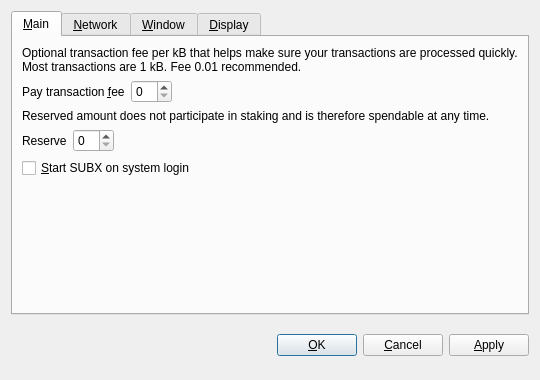
<?xml version="1.0" encoding="UTF-8"?>
<ui version="4.0">
 <class>OptionsDialog</class>
 <widget class="QDialog" name="OptionsDialog">
  <property name="geometry">
   <rect>
    <x>0</x>
    <y>0</y>
    <width>540</width>
    <height>380</height>
   </rect>
  </property>
  <property name="windowTitle">
   <string>Options</string>
  </property>
  <property name="modal">
   <bool>true</bool>
  </property>
  <layout class="QVBoxLayout" name="verticalLayout">
   <item>
    <widget class="QTabWidget" name="tabWidget">
     <property name="tabPosition">
      <enum>QTabWidget::North</enum>
     </property>
     <property name="currentIndex">
      <number>0</number>
     </property>
     <widget class="QWidget" name="tabMain">
      <attribute name="title">
       <string>&amp;Main</string>
      </attribute>
      <layout class="QVBoxLayout" name="verticalLayout_Main">
       <item>
        <widget class="QLabel" name="transactionFeeInfoLabel">
         <property name="text">
          <string>Optional transaction fee per kB that helps make sure your transactions are processed quickly. Most transactions are 1 kB. Fee 0.01 recommended.</string>
         </property>
         <property name="textFormat">
          <enum>Qt::PlainText</enum>
         </property>
         <property name="wordWrap">
          <bool>true</bool>
         </property>
        </widget>
       </item>
       <item>
        <layout class="QHBoxLayout" name="horizontalLayoutFee">
         <item>
          <widget class="QLabel" name="transactionFeeLabel">
           <property name="text">
            <string>Pay transaction &amp;fee</string>
           </property>
           <property name="textFormat">
            <enum>Qt::PlainText</enum>
           </property>
           <property name="buddy">
            <cstring>transactionFee</cstring>
           </property>
          </widget>
         </item>
         <item>
          <widget class="BitcoinAmountField" name="transactionFee"/>
         </item>
         <item>
          <spacer name="horizontalSpacerFee">
           <property name="orientation">
            <enum>Qt::Horizontal</enum>
           </property>
           <property name="sizeHint" stdset="0">
            <size>
             <width>40</width>
             <height>20</height>
            </size>
           </property>
          </spacer>
         </item>
        </layout>
       </item>
       <item>
        <widget class="QLabel" name="reserveBalanceInfoLabel">
         <property name="text">
          <string>Reserved amount does not participate in staking and is therefore spendable at any time.</string>
         </property>
         <property name="textFormat">
          <enum>Qt::PlainText</enum>
         </property>
         <property name="wordWrap">
          <bool>true</bool>
         </property>
        </widget>
       </item>
       <item>
        <layout class="QHBoxLayout" name="horizontalLayoutReserveBalance">
         <item>
          <widget class="QLabel" name="reserveBalanceLabel">
           <property name="text">
            <string>Reserve</string>
           </property>
           <property name="textFormat">
            <enum>Qt::PlainText</enum>
           </property>
           <property name="buddy">
            <cstring>reserveBalance</cstring>
           </property>
          </widget>
         </item>
         <item>
          <widget class="BitcoinAmountField" name="reserveBalance"/>
         </item>
         <item>
          <spacer name="horizontalSpacerReserveBalance">
           <property name="orientation">
            <enum>Qt::Horizontal</enum>
           </property>
           <property name="sizeHint" stdset="0">
            <size>
             <width>40</width>
             <height>20</height>
            </size>
           </property>
          </spacer>
         </item>
        </layout>
       </item>
       <item>
        <widget class="QCheckBox" name="bitcoinAtStartup">
         <property name="toolTip">
          <string>Automatically start SUBX after logging in to the system.</string>
         </property>
         <property name="text">
          <string>&amp;Start SUBX on system login</string>
         </property>
        </widget>
       </item>
       <item>
        <spacer name="verticalSpacer_Main">
         <property name="orientation">
          <enum>Qt::Vertical</enum>
         </property>
         <property name="sizeHint" stdset="0">
          <size>
           <width>20</width>
           <height>40</height>
          </size>
         </property>
        </spacer>
       </item>
      </layout>
     </widget>
     <widget class="QWidget" name="tabNetwork">
      <attribute name="title">
       <string>&amp;Network</string>
      </attribute>
      <layout class="QVBoxLayout" name="verticalLayout_Network">
       <item>
        <widget class="QCheckBox" name="mapPortUpnp">
         <property name="toolTip">
          <string>Automatically open the SUBX client port on the router. This only works when your router supports UPnP and it is enabled.</string>
         </property>
         <property name="text">
          <string>Map port using &amp;UPnP</string>
         </property>
        </widget>
       </item>
       <item>
        <widget class="QCheckBox" name="connectSocks">
         <property name="toolTip">
          <string>Connect to the SUBX network through a SOCKS proxy (e.g. when connecting through Tor).</string>
         </property>
         <property name="text">
          <string>&amp;Connect through SOCKS proxy:</string>
         </property>
        </widget>
       </item>
       <item>
        <layout class="QHBoxLayout" name="horizontalLayout_Network">
         <item>
          <widget class="QLabel" name="proxyIpLabel">
           <property name="text">
            <string>Proxy &amp;IP:</string>
           </property>
           <property name="textFormat">
            <enum>Qt::PlainText</enum>
           </property>
           <property name="buddy">
            <cstring>proxyIp</cstring>
           </property>
          </widget>
         </item>
         <item>
          <widget class="QValidatedLineEdit" name="proxyIp">
           <property name="maximumSize">
            <size>
             <width>140</width>
             <height>16777215</height>
            </size>
           </property>
           <property name="toolTip">
            <string>IP address of the proxy (e.g. 127.0.0.1)</string>
           </property>
          </widget>
         </item>
         <item>
          <widget class="QLabel" name="proxyPortLabel">
           <property name="text">
            <string>&amp;Port:</string>
           </property>
           <property name="textFormat">
            <enum>Qt::PlainText</enum>
           </property>
           <property name="buddy">
            <cstring>proxyPort</cstring>
           </property>
          </widget>
         </item>
         <item>
          <widget class="QLineEdit" name="proxyPort">
           <property name="maximumSize">
            <size>
             <width>55</width>
             <height>16777215</height>
            </size>
           </property>
           <property name="toolTip">
            <string>Port of the proxy (e.g. 9050)</string>
           </property>
          </widget>
         </item>
         <item>
          <widget class="QLabel" name="socksVersionLabel">
           <property name="text">
            <string>SOCKS &amp;Version:</string>
           </property>
           <property name="textFormat">
            <enum>Qt::PlainText</enum>
           </property>
           <property name="buddy">
            <cstring>socksVersion</cstring>
           </property>
          </widget>
         </item>
         <item>
          <widget class="QValueComboBox" name="socksVersion">
           <property name="toolTip">
            <string>SOCKS version of the proxy (e.g. 5)</string>
           </property>
          </widget>
         </item>
         <item>
          <spacer name="horizontalSpacer_Network">
           <property name="orientation">
            <enum>Qt::Horizontal</enum>
           </property>
           <property name="sizeHint" stdset="0">
            <size>
             <width>40</width>
             <height>20</height>
            </size>
           </property>
          </spacer>
         </item>
        </layout>
       </item>
       <item>
        <spacer name="verticalSpacer_Network">
         <property name="orientation">
          <enum>Qt::Vertical</enum>
         </property>
         <property name="sizeHint" stdset="0">
          <size>
           <width>20</width>
           <height>40</height>
          </size>
         </property>
        </spacer>
       </item>
      </layout>
     </widget>
     <widget class="QWidget" name="tabWindow">
      <attribute name="title">
       <string>&amp;Window</string>
      </attribute>
      <layout class="QVBoxLayout" name="verticalLayout_Window">
       <item>
        <widget class="QCheckBox" name="minimizeToTray">
         <property name="toolTip">
          <string>Show only a tray icon after minimizing the window.</string>
         </property>
         <property name="text">
          <string>&amp;Minimize to the tray instead of the taskbar</string>
         </property>
        </widget>
       </item>
       <item>
        <widget class="QCheckBox" name="minimizeOnClose">
         <property name="toolTip">
          <string>Minimize instead of exit the application when the window is closed. When this option is enabled, the application will be closed only after selecting Quit in the menu.</string>
         </property>
         <property name="text">
          <string>M&amp;inimize on close</string>
         </property>
        </widget>
       </item>
       <item>
        <spacer name="verticalSpacer_Window">
         <property name="orientation">
          <enum>Qt::Vertical</enum>
         </property>
         <property name="sizeHint" stdset="0">
          <size>
           <width>20</width>
           <height>40</height>
          </size>
         </property>
        </spacer>
       </item>
      </layout>
     </widget>
     <widget class="QWidget" name="tabDisplay">
      <attribute name="title">
       <string>&amp;Display</string>
      </attribute>
      <layout class="QVBoxLayout" name="verticalLayout_Display">
       <item>
        <layout class="QHBoxLayout" name="horizontalLayout_1_Display">
         <item>
          <widget class="QLabel" name="langLabel">
           <property name="text">
            <string>User Interface &amp;language:</string>
           </property>
           <property name="textFormat">
            <enum>Qt::PlainText</enum>
           </property>
           <property name="buddy">
            <cstring>lang</cstring>
           </property>
          </widget>
         </item>
         <item>
          <widget class="QValueComboBox" name="lang">
           <property name="toolTip">
            <string>The user interface language can be set here. This setting will take effect after restarting SUBX.</string>
           </property>
          </widget>
         </item>
        </layout>
       </item>
       <item>
        <layout class="QHBoxLayout" name="horizontalLayout_2_Display">
         <item>
          <widget class="QLabel" name="unitLabel">
           <property name="text">
            <string>&amp;Unit to show amounts in:</string>
           </property>
           <property name="textFormat">
            <enum>Qt::PlainText</enum>
           </property>
           <property name="buddy">
            <cstring>unit</cstring>
           </property>
          </widget>
         </item>
         <item>
          <widget class="QValueComboBox" name="unit">
           <property name="toolTip">
            <string>Choose the default subdivision unit to show in the interface and when sending coins.</string>
           </property>
          </widget>
         </item>
        </layout>
       </item>
       <item>
        <widget class="QCheckBox" name="displayAddresses">
         <property name="toolTip">
          <string>Whether to show SUBX addresses in the transaction list or not.</string>
         </property>
         <property name="text">
          <string>&amp;Display addresses in transaction list</string>
         </property>
        </widget>
       </item>
       <item>
        <widget class="QCheckBox" name="coinControlFeatures">
         <property name="toolTip">
          <string>Whether to show coin control features or not.</string>
         </property>
         <property name="text">
          <string>Display coin &amp;control features (experts only!)</string>
         </property>
        </widget>
       </item>
       <item>
        <spacer name="verticalSpacer_Display">
         <property name="orientation">
          <enum>Qt::Vertical</enum>
         </property>
         <property name="sizeHint" stdset="0">
          <size>
           <width>20</width>
           <height>40</height>
          </size>
         </property>
        </spacer>
       </item>
      </layout>
     </widget>
    </widget>
   </item>
   <item>
    <layout class="QHBoxLayout" name="horizontalLayout_Buttons">
     <item>
      <spacer name="horizontalSpacer_1">
       <property name="orientation">
        <enum>Qt::Horizontal</enum>
       </property>
       <property name="sizeHint" stdset="0">
        <size>
         <width>40</width>
         <height>48</height>
        </size>
       </property>
      </spacer>
     </item>
     <item>
      <widget class="QLabel" name="statusLabel">
       <property name="font">
        <font>
         <weight>75</weight>
         <bold>true</bold>
        </font>
       </property>
       <property name="text">
        <string/>
       </property>
       <property name="textFormat">
        <enum>Qt::PlainText</enum>
       </property>
       <property name="wordWrap">
        <bool>true</bool>
       </property>
      </widget>
     </item>
     <item>
      <spacer name="horizontalSpacer_2">
       <property name="orientation">
        <enum>Qt::Horizontal</enum>
       </property>
       <property name="sizeHint" stdset="0">
        <size>
         <width>40</width>
         <height>48</height>
        </size>
       </property>
      </spacer>
     </item>
     <item>
      <widget class="QPushButton" name="okButton">
       <property name="text">
        <string>&amp;OK</string>
       </property>
      </widget>
     </item>
     <item>
      <widget class="QPushButton" name="cancelButton">
       <property name="text">
        <string>&amp;Cancel</string>
       </property>
       <property name="autoDefault">
        <bool>false</bool>
       </property>
      </widget>
     </item>
     <item>
      <widget class="QPushButton" name="applyButton">
       <property name="text">
        <string>&amp;Apply</string>
       </property>
       <property name="autoDefault">
        <bool>false</bool>
       </property>
      </widget>
     </item>
    </layout>
   </item>
  </layout>
 </widget>
 <customwidgets>
  <customwidget>
   <class>BitcoinAmountField</class>
   <extends>QSpinBox</extends>
   <header>bitcoinamountfield.h</header>
  </customwidget>
  <customwidget>
   <class>QValueComboBox</class>
   <extends>QComboBox</extends>
   <header>qvaluecombobox.h</header>
  </customwidget>
  <customwidget>
   <class>QValidatedLineEdit</class>
   <extends>QLineEdit</extends>
   <header>qvalidatedlineedit.h</header>
  </customwidget>
 </customwidgets>
 <resources/>
 <connections/>
</ui>
